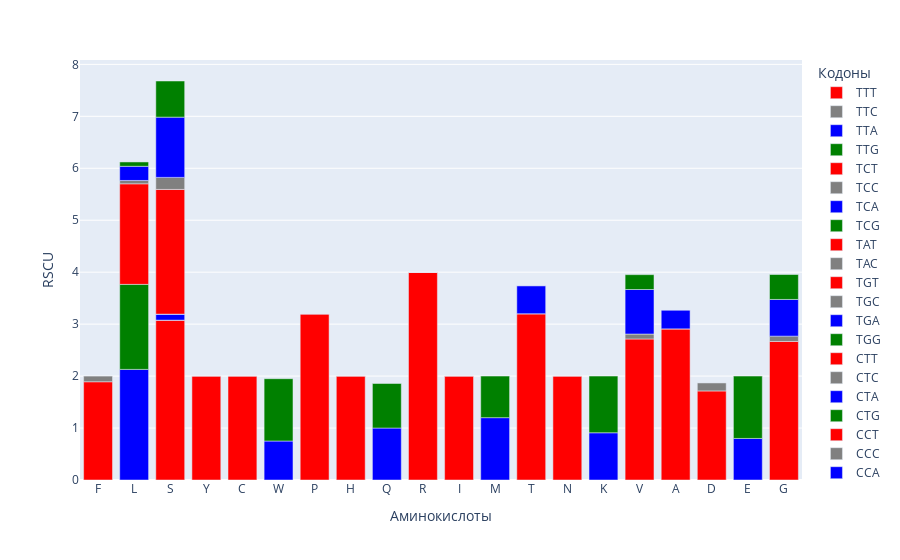

The notebook cell this image was saved under:
### Code cell
# alternative colors
'''
fig = px.bar(df_plot, x="Amino acids", y='RSCU', color="Codons",
              color_discrete_map={
                'TTT': "red",'TCT': "red",'TAT': "red",'TGT': "red",'CTT': "red",'CCT': "red",'CAT': "red",'CGT': "red",'ATT': "red",'ACT': "red",'AAT': "red",'AGT': "red",'GTT': "red",'GCT': "red",'GAT': "red",'GGT': "red",
                'TTC': "grey",'TCC': "grey",'TAC': "grey",'TGC': "grey",'CTC': "grey",'CCC': "grey",'CAC': "grey",'CGC': "grey",'ATC': "grey",'ACC': "grey",'AAC': "grey",'AGC': "grey",'GTC': "grey",'GCC': "grey",'GAC': "grey",'GGC': "grey",
                'TTG': "green",'TCG': "green",'TGG': "green",'CTG': "green",'CCG': "green",'CAG': "green",'CGG': "green",'ATG': "green",'ACG': "green",'AAG': "green",'AGG': "green",'GTG': "green",'GCG': "green",'GAG': "green",'GGG': "green",
                'TTA': "blue",'TCA': "blue",'TGA': "blue",'CTA': "blue",'CCA': "blue",'CAA': "blue",'CGA': "blue",'ATA': "blue",'ACA': "blue",'AAA': "blue",'AGA': "blue",'GTA': "blue",'GCA': "blue",'GAA': "blue",'GGA': "blue"},
            labels = {'Codons': 'Кодоны', 'Amino acids': 'Аминокислоты'})
fig.show()
'''

### Figure 1 — Plotly figure (JSON) as saved in the notebook; plotly's stock layout.template omitted (floating-point values rounded to 4 significant figures)
{"data": [{"alignmentgroup": "True", "hovertemplate": "Кодоны=TTT<br>Аминокислоты=%{x}<br>RSCU=%{y}<extra></extra>", "legendgroup": "TTT", "marker": {"color": "red", "pattern": {"shape": ""}}, "name": "TTT", "offsetgroup": "TTT", "orientation": "v", "showlegend": true, "textposition": "auto", "type": "bar", "x": ["F"], "xaxis": "x", "y": [1.891], "yaxis": "y"}, {"alignmentgroup": "True", "hovertemplate": "Кодоны=TTC<br>Аминокислоты=%{x}<br>RSCU=%{y}<extra></extra>", "legendgroup": "TTC", "marker": {"color": "grey", "pattern": {"shape": ""}}, "name": "TTC", "offsetgroup": "TTC", "orientation": "v", "showlegend": true, "textposition": "auto", "type": "bar", "x": ["F"], "xaxis": "x", "y": [0.1091], "yaxis": "y"}, {"alignmentgroup": "True", "hovertemplate": "Кодоны=TTA<br>Аминокислоты=%{x}<br>RSCU=%{y}<extra></extra>", "legendgroup": "TTA", "marker": {"color": "blue", "pattern": {"shape": ""}}, "name": "TTA", "offsetgroup": "TTA", "orientation": "v", "showlegend": true, "textposition": "auto", "type": "bar", "x": ["L"], "xaxis": "x", "y": [2.129], "yaxis": "y"}, {"alignmentgroup": "True", "hovertemplate": "Кодоны=TTG<br>Аминокислоты=%{x}<br>RSCU=%{y}<extra></extra>", "legendgroup": "TTG", "marker": {"color": "green", "pattern": {"shape": ""}}, "name": "TTG", "offsetgroup": "TTG", "orientation": "v", "showlegend": true, "textposition": "auto", "type": "bar", "x": ["L"], "xaxis": "x", "y": [1.636], "yaxis": "y"}, {"alignmentgroup": "True", "hovertemplate": "Кодоны=TCT<br>Аминокислоты=%{x}<br>RSCU=%{y}<extra></extra>", "legendgroup": "TCT", "marker": {"color": "red", "pattern": {"shape": ""}}, "name": "TCT", "offsetgroup": "TCT", "orientation": "v", "showlegend": true, "textposition": "auto", "type": "bar", "x": ["S"], "xaxis": "x", "y": [3.077], "yaxis": "y"}, {"alignmentgroup": "True", "hovertemplate": "Кодоны=TCC<br>Аминокислоты=%{x}<br>RSCU=%{y}<extra></extra>", "legendgroup": "TCC", "marker": {"color": "grey", "pattern": {"shape": ""}}, "name": "TCC", "offsetgroup": "TCC", "orientation": "v", "showlegend": true, "textposition": "auto", "type": "bar", "x": ["S"], "xaxis": "x", "y": [0], "yaxis": "y"}, {"alignmentgroup": "True", "hovertemplate": "Кодоны=TCA<br>Аминокислоты=%{x}<br>RSCU=%{y}<extra></extra>", "legendgroup": "TCA", "marker": {"color": "blue", "pattern": {"shape": ""}}, "name": "TCA", "offsetgroup": "TCA", "orientation": "v", "showlegend": true, "textposition": "auto", "type": "bar", "x": ["S"], "xaxis": "x", "y": [0.1159], "yaxis": "y"}, {"alignmentgroup": "True", "hovertemplate": "Кодоны=TCG<br>Аминокислоты=%{x}<br>RSCU=%{y}<extra></extra>", "legendgroup": "TCG", "marker": {"color": "green", "pattern": {"shape": ""}}, "name": "TCG", "offsetgroup": "TCG", "orientation": "v", "showlegend": true, "textposition": "auto", "type": "bar", "x": ["S"], "xaxis": "x", "y": [0], "yaxis": "y"}, {"alignmentgroup": "True", "hovertemplate": "Кодоны=TAT<br>Аминокислоты=%{x}<br>RSCU=%{y}<extra></extra>", "legendgroup": "TAT", "marker": {"color": "red", "pattern": {"shape": ""}}, "name": "TAT", "offsetgroup": "TAT", "orientation": "v", "showlegend": true, "textposition": "auto", "type": "bar", "x": ["Y"], "xaxis": "x", "y": [2], "yaxis": "y"}, {"alignmentgroup": "True", "hovertemplate": "Кодоны=TAC<br>Аминокислоты=%{x}<br>RSCU=%{y}<extra></extra>", "legendgroup": "TAC", "marker": {"color": "grey", "pattern": {"shape": ""}}, "name": "TAC", "offsetgroup": "TAC", "orientation": "v", "showlegend": true, "textposition": "auto", "type": "bar", "x": ["Y"], "xaxis": "x", "y": [0], "yaxis": "y"}, {"alignmentgroup": "True", "hovertemplate": "Кодоны=TGT<br>Аминокислоты=%{x}<br>RSCU=%{y}<extra></extra>", "legendgroup": "TGT", "marker": {"color": "red", "pattern": {"shape": ""}}, "name": "TGT", "offsetgroup": "TGT", "orientation": "v", "showlegend": true, "textposition": "auto", "type": "bar", "x": ["C"], "xaxis": "x", "y": [2], "yaxis": "y"}, {"alignmentgroup": "True", "hovertemplate": "Кодоны=TGC<br>Аминокислоты=%{x}<br>RSCU=%{y}<extra></extra>", "legendgroup": "TGC", "marker": {"color": "grey", "pattern": {"shape": ""}}, "name": "TGC", "offsetgroup": "TGC", "orientation": "v", "showlegend": true, "textposition": "auto", "type": "bar", "x": ["C"], "xaxis": "x", "y": [0], "yaxis": "y"}, {"alignmentgroup": "True", "hovertemplate": "Кодоны=TGA<br>Аминокислоты=%{x}<br>RSCU=%{y}<extra></extra>", "legendgroup": "TGA", "marker": {"color": "blue", "pattern": {"shape": ""}}, "name": "TGA", "offsetgroup": "TGA", "orientation": "v", "showlegend": true, "textposition": "auto", "type": "bar", "x": ["W"], "xaxis": "x", "y": [0.75], "yaxis": "y"}, {"alignmentgroup": "True", "hovertemplate": "Кодоны=TGG<br>Аминокислоты=%{x}<br>RSCU=%{y}<extra></extra>", "legendgroup": "TGG", "marker": {"color": "green", "pattern": {"shape": ""}}, "name": "TGG", "offsetgroup": "TGG", "orientation": "v", "showlegend": true, "textposition": "auto", "type": "bar", "x": ["W"], "xaxis": "x", "y": [1.2], "yaxis": "y"}, {"alignmentgroup": "True", "hovertemplate": "Кодоны=CTT<br>Аминокислоты=%{x}<br>RSCU=%{y}<extra></extra>", "legendgroup": "CTT", "marker": {"color": "red", "pattern": {"shape": ""}}, "name": "CTT", "offsetgroup": "CTT", "orientation": "v", "showlegend": true, "textposition": "auto", "type": "bar", "x": ["L"], "xaxis": "x", "y": [1.935], "yaxis": "y"}, {"alignmentgroup": "True", "hovertemplate": "Кодоны=CTC<br>Аминокислоты=%{x}<br>RSCU=%{y}<extra></extra>", "legendgroup": "CTC", "marker": {"color": "grey", "pattern": {"shape": ""}}, "name": "CTC", "offsetgroup": "CTC", "orientation": "v", "showlegend": true, "textposition": "auto", "type": "bar", "x": ["L"], "xaxis": "x", "y": [0.06452], "yaxis": "y"}, {"alignmentgroup": "True", "hovertemplate": "Кодоны=CTA<br>Аминокислоты=%{x}<br>RSCU=%{y}<extra></extra>", "legendgroup": "CTA", "marker": {"color": "blue", "pattern": {"shape": ""}}, "name": "CTA", "offsetgroup": "CTA", "orientation": "v", "showlegend": true, "textposition": "auto", "type": "bar", "x": ["L"], "xaxis": "x", "y": [0.2727], "yaxis": "y"}, {"alignmentgroup": "True", "hovertemplate": "Кодоны=CTG<br>Аминокислоты=%{x}<br>RSCU=%{y}<extra></extra>", "legendgroup": "CTG", "marker": {"color": "green", "pattern": {"shape": ""}}, "name": "CTG", "offsetgroup": "CTG", "orientation": "v", "showlegend": true, "textposition": "auto", "type": "bar", "x": ["L"], "xaxis": "x", "y": [0.08333], "yaxis": "y"}, {"alignmentgroup": "True", "hovertemplate": "Кодоны=CCT<br>Аминокислоты=%{x}<br>RSCU=%{y}<extra></extra>", "legendgroup": "CCT", "marker": {"color": "red", "pattern": {"shape": ""}}, "name": "CCT", "offsetgroup": "CCT", "orientation": "v", "showlegend": true, "textposition": "auto", "type": "bar", "x": ["P"], "xaxis": "x", "y": [3.2], "yaxis": "y"}, {"alignmentgroup": "True", "hovertemplate": "Кодоны=CCC<br>Аминокислоты=%{x}<br>RSCU=%{y}<extra></extra>", "legendgroup": "CCC", "marker": {"color": "grey", "pattern": {"shape": ""}}, "name": "CCC", "offsetgroup": "CCC", "orientation": "v", "showlegend": true, "textposition": "auto", "type": "bar", "x": ["P"], "xaxis": "x", "y": [0], "yaxis": "y"}, {"alignmentgroup": "True", "hovertemplate": "Кодоны=CCA<br>Аминокислоты=%{x}<br>RSCU=%{y}<extra></extra>", "legendgroup": "CCA", "marker": {"color": "blue", "pattern": {"shape": ""}}, "name": "CCA", "offsetgroup": "CCA", "orientation": "v", "showlegend": true, "textposition": "auto", "type": "bar", "x": ["P"], "xaxis": "x", "y": [0], "yaxis": "y"}, {"alignmentgroup": "True", "hovertemplate": "Кодоны=CCG<br>Аминокислоты=%{x}<br>RSCU=%{y}<extra></extra>", "legendgroup": "CCG", "marker": {"color": "green", "pattern": {"shape": ""}}, "name": "CCG", "offsetgroup": "CCG", "orientation": "v", "showlegend": true, "textposition": "auto", "type": "bar", "x": ["P"], "xaxis": "x", "y": [0], "yaxis": "y"}, {"alignmentgroup": "True", "hovertemplate": "Кодоны=CAT<br>Аминокислоты=%{x}<br>RSCU=%{y}<extra></extra>", "legendgroup": "CAT", "marker": {"color": "red", "pattern": {"shape": ""}}, "name": "CAT", "offsetgroup": "CAT", "orientation": "v", "showlegend": true, "textposition": "auto", "type": "bar", "x": ["H"], "xaxis": "x", "y": [2], "yaxis": "y"}, {"alignmentgroup": "True", "hovertemplate": "Кодоны=CAC<br>Аминокислоты=%{x}<br>RSCU=%{y}<extra></extra>", "legendgroup": "CAC", "marker": {"color": "grey", "pattern": {"shape": ""}}, "name": "CAC", "offsetgroup": "CAC", "orientation": "v", "showlegend": true, "textposition": "auto", "type": "bar", "x": ["H"], "xaxis": "x", "y": [0], "yaxis": "y"}, {"alignmentgroup": "True", "hovertemplate": "Кодоны=CAA<br>Аминокислоты=%{x}<br>RSCU=%{y}<extra></extra>", "legendgroup": "CAA", "marker": {"color": "blue", "pattern": {"shape": ""}}, "name": "CAA", "offsetgroup": "CAA", "orientation": "v", "showlegend": true, "textposition": "auto", "type": "bar", "x": ["Q"], "xaxis": "x", "y": [1], "yaxis": "y"}, {"alignmentgroup": "True", "hovertemplate": "Кодоны=CAG<br>Аминокислоты=%{x}<br>RSCU=%{y}<extra></extra>", "legendgroup": "CAG", "marker": {"color": "green", "pattern": {"shape": ""}}, "name": "CAG", "offsetgroup": "CAG", "orientation": "v", "showlegend": true, "textposition": "auto", "type": "bar", "x": ["Q"], "xaxis": "x", "y": [0.8571], "yaxis": "y"}, {"alignmentgroup": "True", "hovertemplate": "Кодоны=CGT<br>Аминокислоты=%{x}<br>RSCU=%{y}<extra></extra>", "legendgroup": "CGT", "marker": {"color": "red", "pattern": {"shape": ""}}, "name": "CGT", "offsetgroup": "CGT", "orientation": "v", "showlegend": true, "textposition": "auto", "type": "bar", "x": ["R"], "xaxis": "x", "y": [4], "yaxis": "y"}, {"alignmentgroup": "True", "hovertemplate": "Кодоны=CGC<br>Аминокислоты=%{x}<br>RSCU=%{y}<extra></extra>", "legendgroup": "CGC", "marker": {"color": "grey", "pattern": {"shape": ""}}, "name": "CGC", "offsetgroup": "CGC", "orientation": "v", "showlegend": true, "textposition": "auto", "type": "bar", "x": ["R"], "xaxis": "x", "y": [0], "yaxis": "y"}, {"alignmentgroup": "True", "hovertemplate": "Кодоны=CGA<br>Аминокислоты=%{x}<br>RSCU=%{y}<extra></extra>", "legendgroup": "CGA", "marker": {"color": "blue", "pattern": {"shape": ""}}, "name": "CGA", "offsetgroup": "CGA", "orientation": "v", "showlegend": true, "textposition": "auto", "type": "bar", "x": ["R"], "xaxis": "x", "y": [0], "yaxis": "y"}, {"alignmentgroup": "True", "hovertemplate": "Кодоны=CGG<br>Аминокислоты=%{x}<br>RSCU=%{y}<extra></extra>", "legendgroup": "CGG", "marker": {"color": "green", "pattern": {"shape": ""}}, "name": "CGG", "offsetgroup": "CGG", "orientation": "v", "showlegend": true, "textposition": "auto", "type": "bar", "x": ["R"], "xaxis": "x", "y": [0], "yaxis": "y"}, {"alignmentgroup": "True", "hovertemplate": "Кодоны=ATT<br>Аминокислоты=%{x}<br>RSCU=%{y}<extra></extra>", "legendgroup": "ATT", "marker": {"color": "red", "pattern": {"shape": ""}}, "name": "ATT", "offsetgroup": "ATT", "orientation": "v", "showlegend": true, "textposition": "auto", "type": "bar", "x": ["I"], "xaxis": "x", "y": [2], "yaxis": "y"}, {"alignmentgroup": "True", "hovertemplate": "Кодоны=ATC<br>Аминокислоты=%{x}<br>RSCU=%{y}<extra></extra>", "legendgroup": "ATC", "marker": {"color": "grey", "pattern": {"shape": ""}}, "name": "ATC", "offsetgroup": "ATC", "orientation": "v", "showlegend": true, "textposition": "auto", "type": "bar", "x": ["I"], "xaxis": "x", "y": [0], "yaxis": "y"}, {"alignmentgroup": "True", "hovertemplate": "Кодоны=ATA<br>Аминокислоты=%{x}<br>RSCU=%{y}<extra></extra>", "legendgroup": "ATA", "marker": {"color": "blue", "pattern": {"shape": ""}}, "name": "ATA", "offsetgroup": "ATA", "orientation": "v", "showlegend": true, "textposition": "auto", "type": "bar", "x": ["M"], "xaxis": "x", "y": [1.2], "yaxis": "y"}, {"alignmentgroup": "True", "hovertemplate": "Кодоны=ATG<br>Аминокислоты=%{x}<br>RSCU=%{y}<extra></extra>", "legendgroup": "ATG", "marker": {"color": "green", "pattern": {"shape": ""}}, "name": "ATG", "offsetgroup": "ATG", "orientation": "v", "showlegend": true, "textposition": "auto", "type": "bar", "x": ["M"], "xaxis": "x", "y": [0.8], "yaxis": "y"}, {"alignmentgroup": "True", "hovertemplate": "Кодоны=ACT<br>Аминокислоты=%{x}<br>RSCU=%{y}<extra></extra>", "legendgroup": "ACT", "marker": {"color": "red", "pattern": {"shape": ""}}, "name": "ACT", "offsetgroup": "ACT", "orientation": "v", "showlegend": true, "textposition": "auto", "type": "bar", "x": ["T"], "xaxis": "x", "y": [3.2], "yaxis": "y"}, {"alignmentgroup": "True", "hovertemplate": "Кодоны=ACC<br>Аминокислоты=%{x}<br>RSCU=%{y}<extra></extra>", "legendgroup": "ACC", "marker": {"color": "grey", "pattern": {"shape": ""}}, "name": "ACC", "offsetgroup": "ACC", "orientation": "v", "showlegend": true, "textposition": "auto", "type": "bar", "x": ["T"], "xaxis": "x", "y": [0], "yaxis": "y"}, {"alignmentgroup": "True", "hovertemplate": "Кодоны=ACA<br>Аминокислоты=%{x}<br>RSCU=%{y}<extra></extra>", "legendgroup": "ACA", "marker": {"color": "blue", "pattern": {"shape": ""}}, "name": "ACA", "offsetgroup": "ACA", "orientation": "v", "showlegend": true, "textposition": "auto", "type": "bar", "x": ["T"], "xaxis": "x", "y": [0.5405], "yaxis": "y"}, {"alignmentgroup": "True", "hovertemplate": "Кодоны=ACG<br>Аминокислоты=%{x}<br>RSCU=%{y}<extra></extra>", "legendgroup": "ACG", "marker": {"color": "green", "pattern": {"shape": ""}}, "name": "ACG", "offsetgroup": "ACG", "orientation": "v", "showlegend": true, "textposition": "auto", "type": "bar", "x": ["T"], "xaxis": "x", "y": [0], "yaxis": "y"}, {"alignmentgroup": "True", "hovertemplate": "Кодоны=AAT<br>Аминокислоты=%{x}<br>RSCU=%{y}<extra></extra>", "legendgroup": "AAT", "marker": {"color": "red", "pattern": {"shape": ""}}, "name": "AAT", "offsetgroup": "AAT", "orientation": "v", "showlegend": true, "textposition": "auto", "type": "bar", "x": ["N"], "xaxis": "x", "y": [2], "yaxis": "y"}, {"alignmentgroup": "True", "hovertemplate": "Кодоны=AAC<br>Аминокислоты=%{x}<br>RSCU=%{y}<extra></extra>", "legendgroup": "AAC", "marker": {"color": "grey", "pattern": {"shape": ""}}, "name": "AAC", "offsetgroup": "AAC", "orientation": "v", "showlegend": true, "textposition": "auto", "type": "bar", "x": ["N"], "xaxis": "x", "y": [0], "yaxis": "y"}, {"alignmentgroup": "True", "hovertemplate": "Кодоны=AAA<br>Аминокислоты=%{x}<br>RSCU=%{y}<extra></extra>", "legendgroup": "AAA", "marker": {"color": "blue", "pattern": {"shape": ""}}, "name": "AAA", "offsetgroup": "AAA", "orientation": "v", "showlegend": true, "textposition": "auto", "type": "bar", "x": ["K"], "xaxis": "x", "y": [0.9091], "yaxis": "y"}, {"alignmentgroup": "True", "hovertemplate": "Кодоны=AAG<br>Аминокислоты=%{x}<br>RSCU=%{y}<extra></extra>", "legendgroup": "AAG", "marker": {"color": "green", "pattern": {"shape": ""}}, "name": "AAG", "offsetgroup": "AAG", "orientation": "v", "showlegend": true, "textposition": "auto", "type": "bar", "x": ["K"], "xaxis": "x", "y": [1.091], "yaxis": "y"}, {"alignmentgroup": "True", "hovertemplate": "Кодоны=AGT<br>Аминокислоты=%{x}<br>RSCU=%{y}<extra></extra>", "legendgroup": "AGT", "marker": {"color": "red", "pattern": {"shape": ""}}, "name": "AGT", "offsetgroup": "AGT", "orientation": "v", "showlegend": true, "textposition": "auto", "type": "bar", "x": ["S"], "xaxis": "x", "y": [2.4], "yaxis": "y"}, {"alignmentgroup": "True", "hovertemplate": "Кодоны=AGC<br>Аминокислоты=%{x}<br>RSCU=%{y}<extra></extra>", "legendgroup": "AGC", "marker": {"color": "grey", "pattern": {"shape": ""}}, "name": "AGC", "offsetgroup": "AGC", "orientation": "v", "showlegend": true, "textposition": "auto", "type": "bar", "x": ["S"], "xaxis": "x", "y": [0.2319], "yaxis": "y"}, {"alignmentgroup": "True", "hovertemplate": "Кодоны=AGA<br>Аминокислоты=%{x}<br>RSCU=%{y}<extra></extra>", "legendgroup": "AGA", "marker": {"color": "blue", "pattern": {"shape": ""}}, "name": "AGA", "offsetgroup": "AGA", "orientation": "v", "showlegend": true, "textposition": "auto", "type": "bar", "x": ["S"], "xaxis": "x", "y": [1.159], "yaxis": "y"}, {"alignmentgroup": "True", "hovertemplate": "Кодоны=AGG<br>Аминокислоты=%{x}<br>RSCU=%{y}<extra></extra>", "legendgroup": "AGG", "marker": {"color": "green", "pattern": {"shape": ""}}, "name": "AGG", "offsetgroup": "AGG", "orientation": "v", "showlegend": true, "textposition": "auto", "type": "bar", "x": ["S"], "xaxis": "x", "y": [0.6957], "yaxis": "y"}, {"alignmentgroup": "True", "hovertemplate": "Кодоны=GTT<br>Аминокислоты=%{x}<br>RSCU=%{y}<extra></extra>", "legendgroup": "GTT", "marker": {"color": "red", "pattern": {"shape": ""}}, "name": "GTT", "offsetgroup": "GTT", "orientation": "v", "showlegend": true, "textposition": "auto", "type": "bar", "x": ["V"], "xaxis": "x", "y": [2.714], "yaxis": "y"}, {"alignmentgroup": "True", "hovertemplate": "Кодоны=GTC<br>Аминокислоты=%{x}<br>RSCU=%{y}<extra></extra>", "legendgroup": "GTC", "marker": {"color": "grey", "pattern": {"shape": ""}}, "name": "GTC", "offsetgroup": "GTC", "orientation": "v", "showlegend": true, "textposition": "auto", "type": "bar", "x": ["V"], "xaxis": "x", "y": [0.09524], "yaxis": "y"}, {"alignmentgroup": "True", "hovertemplate": "Кодоны=GTA<br>Аминокислоты=%{x}<br>RSCU=%{y}<extra></extra>", "legendgroup": "GTA", "marker": {"color": "blue", "pattern": {"shape": ""}}, "name": "GTA", "offsetgroup": "GTA", "orientation": "v", "showlegend": true, "textposition": "auto", "type": "bar", "x": ["V"], "xaxis": "x", "y": [0.8571], "yaxis": "y"}, {"alignmentgroup": "True", "hovertemplate": "Кодоны=GTG<br>Аминокислоты=%{x}<br>RSCU=%{y}<extra></extra>", "legendgroup": "GTG", "marker": {"color": "green", "pattern": {"shape": ""}}, "name": "GTG", "offsetgroup": "GTG", "orientation": "v", "showlegend": true, "textposition": "auto", "type": "bar", "x": ["V"], "xaxis": "x", "y": [0.2857], "yaxis": "y"}, {"alignmentgroup": "True", "hovertemplate": "Кодоны=GCT<br>Аминокислоты=%{x}<br>RSCU=%{y}<extra></extra>", "legendgroup": "GCT", "marker": {"color": "red", "pattern": {"shape": ""}}, "name": "GCT", "offsetgroup": "GCT", "orientation": "v", "showlegend": true, "textposition": "auto", "type": "bar", "x": ["A"], "xaxis": "x", "y": [2.909], "yaxis": "y"}, {"alignmentgroup": "True", "hovertemplate": "Кодоны=GCC<br>Аминокислоты=%{x}<br>RSCU=%{y}<extra></extra>", "legendgroup": "GCC", "marker": {"color": "grey", "pattern": {"shape": ""}}, "name": "GCC", "offsetgroup": "GCC", "orientation": "v", "showlegend": true, "textposition": "auto", "type": "bar", "x": ["A"], "xaxis": "x", "y": [0], "yaxis": "y"}, {"alignmentgroup": "True", "hovertemplate": "Кодоны=GCA<br>Аминокислоты=%{x}<br>RSCU=%{y}<extra></extra>", "legendgroup": "GCA", "marker": {"color": "blue", "pattern": {"shape": ""}}, "name": "GCA", "offsetgroup": "GCA", "orientation": "v", "showlegend": true, "textposition": "auto", "type": "bar", "x": ["A"], "xaxis": "x", "y": [0.3636], "yaxis": "y"}, {"alignmentgroup": "True", "hovertemplate": "Кодоны=GCG<br>Аминокислоты=%{x}<br>RSCU=%{y}<extra></extra>", "legendgroup": "GCG", "marker": {"color": "green", "pattern": {"shape": ""}}, "name": "GCG", "offsetgroup": "GCG", "orientation": "v", "showlegend": true, "textposition": "auto", "type": "bar", "x": ["A"], "xaxis": "x", "y": [0], "yaxis": "y"}, {"alignmentgroup": "True", "hovertemplate": "Кодоны=GAT<br>Аминокислоты=%{x}<br>RSCU=%{y}<extra></extra>", "legendgroup": "GAT", "marker": {"color": "red", "pattern": {"shape": ""}}, "name": "GAT", "offsetgroup": "GAT", "orientation": "v", "showlegend": true, "textposition": "auto", "type": "bar", "x": ["D"], "xaxis": "x", "y": [1.714], "yaxis": "y"}, {"alignmentgroup": "True", "hovertemplate": "Кодоны=GAC<br>Аминокислоты=%{x}<br>RSCU=%{y}<extra></extra>", "legendgroup": "GAC", "marker": {"color": "grey", "pattern": {"shape": ""}}, "name": "GAC", "offsetgroup": "GAC", "orientation": "v", "showlegend": true, "textposition": "auto", "type": "bar", "x": ["D"], "xaxis": "x", "y": [0.1538], "yaxis": "y"}, {"alignmentgroup": "True", "hovertemplate": "Кодоны=GAA<br>Аминокислоты=%{x}<br>RSCU=%{y}<extra></extra>", "legendgroup": "GAA", "marker": {"color": "blue", "pattern": {"shape": ""}}, "name": "GAA", "offsetgroup": "GAA", "orientation": "v", "showlegend": true, "textposition": "auto", "type": "bar", "x": ["E"], "xaxis": "x", "y": [0.8], "yaxis": "y"}, {"alignmentgroup": "True", "hovertemplate": "Кодоны=GAG<br>Аминокислоты=%{x}<br>RSCU=%{y}<extra></extra>", "legendgroup": "GAG", "marker": {"color": "green", "pattern": {"shape": ""}}, "name": "GAG", "offsetgroup": "GAG", "orientation": "v", "showlegend": true, "textposition": "auto", "type": "bar", "x": ["E"], "xaxis": "x", "y": [1.2], "yaxis": "y"}, {"alignmentgroup": "True", "hovertemplate": "Кодоны=GGT<br>Аминокислоты=%{x}<br>RSCU=%{y}<extra></extra>", "legendgroup": "GGT", "marker": {"color": "red", "pattern": {"shape": ""}}, "name": "GGT", "offsetgroup": "GGT", "orientation": "v", "showlegend": true, "textposition": "auto", "type": "bar", "x": ["G"], "xaxis": "x", "y": [2.667], "yaxis": "y"}, {"alignmentgroup": "True", "hovertemplate": "Кодоны=GGC<br>Аминокислоты=%{x}<br>RSCU=%{y}<extra></extra>", "legendgroup": "GGC", "marker": {"color": "grey", "pattern": {"shape": ""}}, "name": "GGC", "offsetgroup": "GGC", "orientation": "v", "showlegend": true, "textposition": "auto", "type": "bar", "x": ["G"], "xaxis": "x", "y": [0.1026], "yaxis": "y"}, {"alignmentgroup": "True", "hovertemplate": "Кодоны=GGA<br>Аминокислоты=%{x}<br>RSCU=%{y}<extra></extra>", "legendgroup": "GGA", "marker": {"color": "blue", "pattern": {"shape": ""}}, "name": "GGA", "offsetgroup": "GGA", "orientation": "v", "showlegend": true, "textposition": "auto", "type": "bar", "x": ["G"], "xaxis": "x", "y": [0.7059], "yaxis": "y"}, {"alignmentgroup": "True", "hovertemplate": "Кодоны=GGG<br>Аминокислоты=%{x}<br>RSCU=%{y}<extra></extra>", "legendgroup": "GGG", "marker": {"color": "green", "pattern": {"shape": ""}}, "name": "GGG", "offsetgroup": "GGG", "orientation": "v", "showlegend": true, "textposition": "auto", "type": "bar", "x": ["G"], "xaxis": "x", "y": [0.48], "yaxis": "y"}], "layout": {"barmode": "relative", "legend": {"title": {"text": "Кодоны"}, "tracegroupgap": 0}, "margin": {"t": 60}, "xaxis": {"anchor": "y", "domain": [0, 1], "title": {"text": "Аминокислоты"}}, "yaxis": {"anchor": "x", "domain": [0, 1], "title": {"text": "RSCU"}}}}
